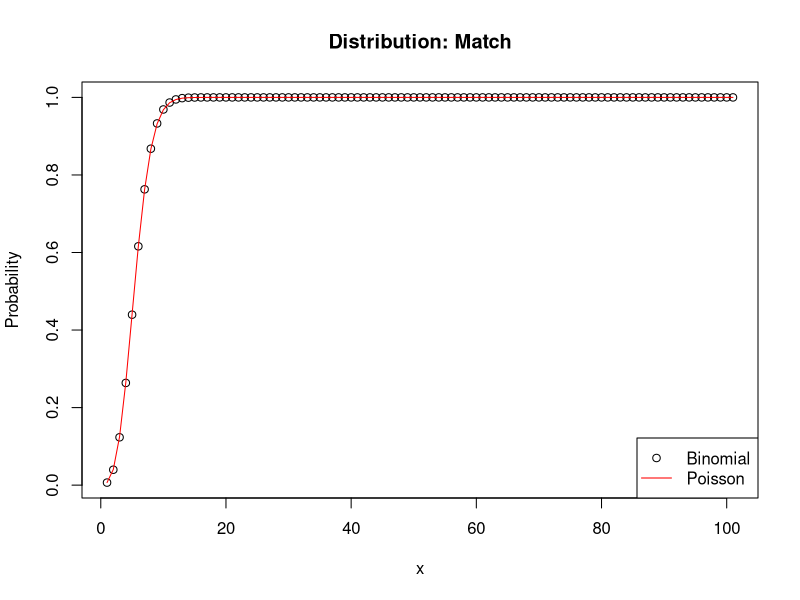
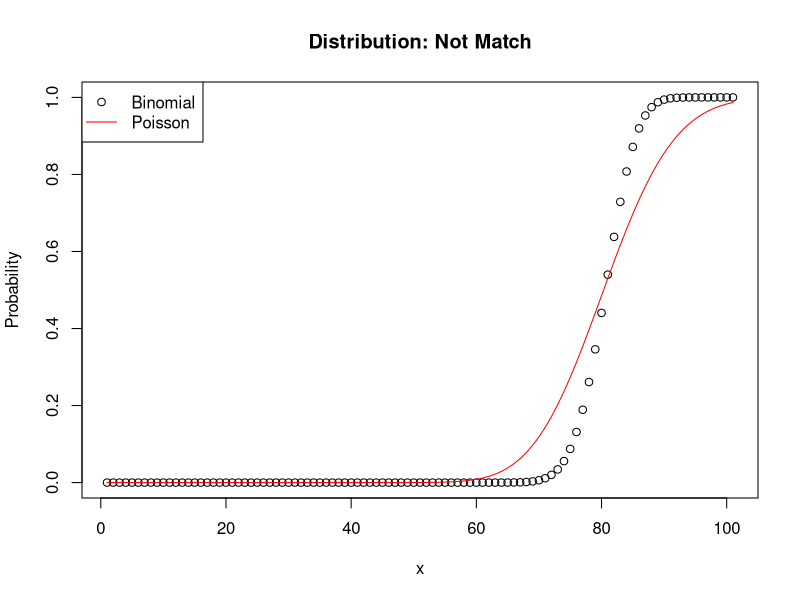

These charts were generated, in order, by the following R code:
#Graph 1
    plot(pbinom(0:100,500,0.01) , xlab = 'x', ylab = 'Probability', main = 'Distribution: Match') 
     lines(ppois(0:100,5),type = 'l', col = 'red')
     legend('bottomright', c('Binomial', 'Poisson'), lty = c(NA,1) , pch = c(1,NA), col = c('black', 'red'))
     
#Graph 2
   plot(pbinom(0:100,100,0.8) , xlab = 'x', ylab = 'Probability', main = 'Distribution: Not Match') 
   lines(ppois(0:100,80),type = 'l', col = 'red')
    legend('topleft', c('Binomial', 'Poisson'), lty = c(NA,1) , pch = c(1,NA), col = c('black', 'red'))
    
    